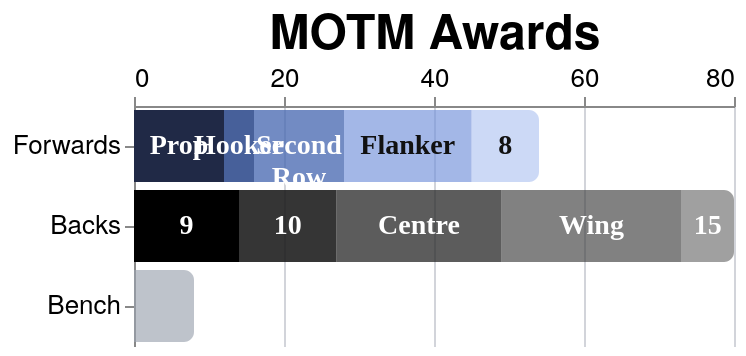

Vega-Lite specification stored for this chart:
### Vega-Lite specification from a JSON file in a GitHub repository (floating-point values rounded to 4 significant figures; data arrays with more than 128 entries replaced by an {"elided": "..."} marker saying what was removed)
{"config": {"axis": {"labelFont": "PT Sans Narrow, Helvetica Neue, Helvetica, Arial, sans-serif", "titleFont": "PT Sans Narrow, Helvetica Neue, Helvetica, Arial, sans-serif", "labelFontSize": 13, "titleFontSize": 24, "gridColor": "#202947", "gridOpacity": 0.2, "zindex": 1}, "text": {"font": "Lato, sans-serif"}, "bar": {"cornerRadiusEnd": 5}, "header": {"labelFont": "PT Sans Narrow, Helvetica Neue, Helvetica, Arial, sans-serif", "titleFont": "PT Sans Narrow, Helvetica Neue, Helvetica, Arial, sans-serif", "labelFontSize": 24, "titleFontSize": 28, "labelFontWeight": "bold", "orient": "left"}, "legend": {"labelFont": "PT Sans Narrow, Helvetica Neue, Helvetica, Arial, sans-serif", "titleFont": "PT Sans Narrow, Helvetica Neue, Helvetica, Arial, sans-serif", "labelFontSize": 14, "titleFontSize": 16, "titlePadding": 5, "fillColor": "white", "strokeColor": "black", "padding": 10, "titleFontWeight": "lighter", "titleFontStyle": "italic", "titleColor": "gray", "offset": 10}, "title": {"font": "PT Sans Narrow, Helvetica Neue, Helvetica, Arial, sans-serif", "fontSize": 48, "fontWeight": "bold", "anchor": "start", "align": "center", "titlePadding": 20, "subtitlePadding": 10, "subtitleFontSize": 13, "subtitleColor": "", "subtitleFontStyle": "italic", "offset": 15, "color": "black"}, "axisX": {"labelAngle": 0}, "facet": {"title": null, "header": null, "align": {"row": "each", "column": "each"}}, "resolve": {"scale": {"y": "independent", "facet": "independent"}}, "background": "transparent", "scale": {"offsetBandPaddingOuter": 0.2, "offsetBandPaddingInner": 0.1}, "view": {"stroke": null, "background": "transparent"}}, "layer": [{"mark": {"type": "bar", "strokeWidth": 0.8}, "encoding": {"color": {"field": "segment_color", "legend": null, "scale": null, "type": "nominal"}, "opacity": {"field": "position_opacity", "legend": null, "scale": null, "type": "quantitative"}, "order": {"field": "position_sort", "sort": "ascending", "type": "quantitative"}, "tooltip": [{"field": "unit", "title": "Unit", "type": "nominal"}, {"field": "position", "title": "Position", "type": "nominal"}, {"field": "motm_awards", "title": "MOTM Awards", "type": "quantitative"}, {"field": "unit_total", "title": "Unit Total", "type": "quantitative"}, {"field": "segment_share", "format": ".0%", "title": "Share", "type": "quantitative"}], "x": {"axis": {"format": ".0f", "orient": "top", "tickCount": 3, "title": "MOTM Awards"}, "field": "motm_awards", "type": "quantitative"}, "y": {"field": "unit", "sort": ["Forwards", "Backs", "Bench"], "title": null, "type": "nominal"}}, "transform": [{"filter": "length(seasonParam) === 0 || indexof(seasonParam, datum.season) >= 0"}, {"filter": "length(gameTypesParam) === 0 || indexof(gameTypesParam, datum.game_type) >= 0"}, {"filter": "squadParam === \"All\" || datum.squad === squadParam"}, {"aggregate": [{"op": "sum", "field": "motm_awards", "as": "motm_awards"}, {"op": "min", "field": "position_sort", "as": "position_sort"}, {"op": "max", "field": "position_opacity", "as": "position_opacity"}, {"op": "max", "field": "label_color", "as": "label_color"}], "groupby": ["unit", "unit_sort", "position"]}, {"joinaggregate": [{"op": "sum", "field": "motm_awards", "as": "unit_total"}], "groupby": ["unit"]}, {"calculate": "datum.unit_total > 0 ? datum.motm_awards / datum.unit_total : 0", "as": "segment_share"}, {"calculate": "datum.unit === 'Forwards' ? (datum.position === 'Prop' ? '#202946' :  datum.position === 'Hooker' ? '#2e4b8c' :  datum.position === 'Second Row' ? '#4667b0' :  datum.position === 'Flanker' ? '#6f8fda' : '#9eb6ee') : datum.unit === 'Backs' ? (datum.position === 'Scrum Half' ? 'black' :  datum.position === 'Fly Half' ? '#1a1a1a' :  datum.position === 'Centre' ? '#2a2a2a' :  datum.position === 'Wing' ? '#3a3a3a' : '#4a4a4a') : '#9ca3af'", "as": "segment_color"}, {"filter": "datum.motm_awards > 0"}]}, {"mark": {"type": "text", "align": "center", "baseline": "middle", "font": "PT Sans Narrow", "fontSize": 14, "fontWeight": "bold", "lineBreak": "\n"}, "encoding": {"color": {"field": "label_color", "legend": null, "scale": null, "type": "nominal"}, "opacity": {"condition": {"test": "datum.unit !== 'Bench' && (datum.motm_awards >= 2 || datum.segment_share >= 0.16)", "value": 1}, "value": 0}, "text": {"condition": {"test": "datum.unit !== 'Bench' && (datum.motm_awards >= 2 || datum.segment_share >= 0.16)", "field": "position_label_display", "type": "nominal"}, "value": ""}, "x": {"field": "x_mid", "type": "quantitative"}, "y": {"field": "unit", "sort": ["Forwards", "Backs", "Bench"], "title": null, "type": "nominal"}}, "transform": [{"filter": "length(seasonParam) === 0 || indexof(seasonParam, datum.season) >= 0"}, {"filter": "length(gameTypesParam) === 0 || indexof(gameTypesParam, datum.game_type) >= 0"}, {"filter": "squadParam === \"All\" || datum.squad === squadParam"}, {"aggregate": [{"op": "sum", "field": "motm_awards", "as": "motm_awards"}, {"op": "min", "field": "position_sort", "as": "position_sort"}, {"op": "max", "field": "position_opacity", "as": "position_opacity"}, {"op": "max", "field": "label_color", "as": "label_color"}], "groupby": ["unit", "unit_sort", "position"]}, {"joinaggregate": [{"op": "sum", "field": "motm_awards", "as": "unit_total"}], "groupby": ["unit"]}, {"calculate": "datum.unit_total > 0 ? datum.motm_awards / datum.unit_total : 0", "as": "segment_share"}, {"calculate": "datum.unit === 'Forwards' ? (datum.position === 'Prop' ? '#202946' :  datum.position === 'Hooker' ? '#2e4b8c' :  datum.position === 'Second Row' ? '#4667b0' :  datum.position === 'Flanker' ? '#6f8fda' : '#9eb6ee') : datum.unit === 'Backs' ? (datum.position === 'Scrum Half' ? 'black' :  datum.position === 'Fly Half' ? '#1a1a1a' :  datum.position === 'Centre' ? '#2a2a2a' :  datum.position === 'Wing' ? '#3a3a3a' : '#4a4a4a') : '#9ca3af'", "as": "segment_color"}, {"filter": "datum.motm_awards > 0"}, {"groupby": ["unit"], "stack": "motm_awards", "sort": [{"field": "position_sort", "order": "ascending"}], "as": ["x0", "x1"]}, {"calculate": "(datum.x0 + datum.x1) / 2", "as": "x_mid"}, {"calculate": "datum.position === 'Second Row' ? 'Second\\nRow' : datum.position === 'Number 8' ? 'No.\\n8' : datum.position === 'Scrum Half' ? 'Scrum\\nHalf' : datum.position === 'Fly Half' ? 'Fly\\nHalf' : datum.position === 'Full Back' ? 'Full\\nBack' : datum.position", "as": "position_label_multiline"}, {"calculate": "datum.position === 'Second Row' ? 'Lock' : datum.position === 'Number 8' ? '8' : datum.position === 'Scrum Half' ? '9' : datum.position === 'Fly Half' ? '10' : datum.position === 'Full Back' ? '15' : datum.position", "as": "position_label_compact"}, {"calculate": "(datum.segment_share < 0.2 || datum.motm_awards < 4) ? datum.position_label_compact : datum.position_label_multiline", "as": "position_label_display"}]}], "data": {"name": "data-85a857601fe64cc452d46b8ab11014d4"}, "height": {"step": 40}, "params": [{"name": "seasonParam", "value": []}, {"name": "gameTypesParam", "value": []}, {"name": "squadParam", "value": "All"}], "width": 300, "$schema": "https://vega.github.io/schema/vega-lite/v5.20.1.json", "datasets": {"data-85a857601fe64cc452d46b8ab11014d4": {"elided": "130 records"}}}
